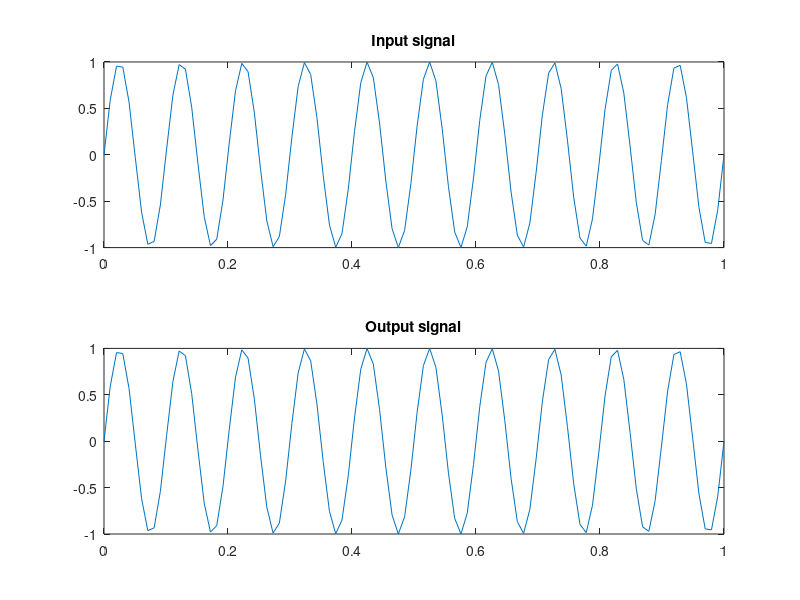

Recreate this plot in MATLAB.
clc
clear all
close all
%Step 1: Generation of sinusoidal signal
t=linspace(0,1,100);
x=sin(2*pi*10*t);
N=length(x);
%Step 2: Obtain the spectrum
X=fft(x);
%Step 3: Conjugate of X
X1=conj(X);
X2=fft(X1);
X3=conj(X2);
y=X3/N;
subplot(2,1,1),plot(t,x),title('Input signal')
subplot(2,1,2),plot(t,y),title('Output signal')
